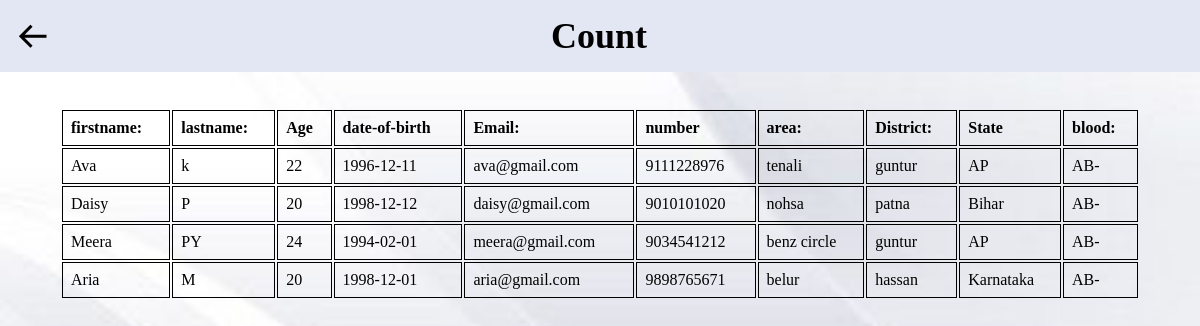
The app's page /patient_AB-.php with its own data.
### tables this page shows
CREATE TABLE patient_register
(
    id INT PRIMARY KEY AUTO_INCREMENT,
    firstname VARCHAR(50) NOT NULL,
    lastname VARCHAR(50) NOT NULL,
    age INT,
    dob DATE,
    email VARCHAR(50),
    num VARCHAR(20),
    area VARCHAR(20),
    district VARCHAR(20),
    state VARCHAR(20),
    blood ENUM('A+','A-','B+','B-','AB+','AB-','O+','O-') 
);

### patient_AB-.php (the view, shortened to what this page needs)
<?php
 $con = mysqli_connect("localhost","root","","register1");
        $query="select * from patient_register where blood='AB-'";
?>
<!DOCTYPE html>
<html lang="en">
<head>
    <link href='https://unpkg.com/boxicons@2.1.4/css/boxicons.min.css' rel='stylesheet'>
</head>
<body>
<div class="row1">
    <div class="register">
    <i class='bx bx-arrow-back' onclick="window.location.href='patient_count.php'"></i>
        <h2>Count</h2>
    </div>
<br><br>
<div class="row">
    <div class="col-md-8">
        <form action="">
            <table>
            <tr>
                <th>firstname:</th>
                <th>lastname:</th>
                <th>Age</th>
                <th>date-of-birth</th>
                <th>Email:</th>
                <th>number</th>
                <th>area:</th>
                <th>District:</th>
                <th>State</th>
                <th>blood:</th>
            </tr>
            <?php
               $query_run=mysqli_query( $con, $query );
               while($row= mysqli_fetch_assoc($query_run)){
                $firstname=$row["firstname"];
                $lastname=$row["lastname"];
                $age=$row["age"];
                $dob=$row["dob"];
                $email=$row["email"];
                $num=$row["num"];
                $area=$row["area"];
                $district = $row['district'];
                $state= $row['state'];
                $blood=$row["blood"];
            ?>
                    <tr>
                        <td><?php echo $firstname;?></td>
                        <td><?php echo $lastname;?></td>
                        <td><?php echo $age;?></td>
                        <td><?php echo $dob;?></td>
                        <td><?php echo $email;?></td>
                        <td><?php echo $num;?></td>
                        <td><?php echo $area;?></td>
                        <td><?php echo $district;?></td>
                        <td><?php echo $state;?></td>
                        <td><?php echo $blood;?></td>
                    </tr>
            <?php
            }
            ?>
        </table>
        </form>
    </div>
   </div>
</body>
</html>

### patient_AB-.php (style rules this page uses)
* { margin: 0; padding: 0; text-decoration: none; list-style: none; }
body { background-image: url("img/back1.jpg"); background-size: cover; background-repeat: no-repeat; }
.row1 .register { display: flex; align-items: center; background-color: #E3E6F3; padding: 15px; }
.row1 .register h2 { font-size: 36px; margin: 0; }
.row1 .register i.bx { margin-right: 500px; cursor: pointer; font-size: 36px; right: 10px; left: 10px; }
.row .col-md-8 table { width: 90%; margin: auto; }
.row .col-md-8 th, td { border: 1px solid; text-align: left; padding: 8px; }

### records on screen
patient_register: firstname "Ava", lastname "k", age "22", dob "1996-12-11", email "ava@gmail.com", num "9111228976", area "tenali", district "guntur", state "AP", blood "AB-"
patient_register: firstname "Daisy", lastname "P", age "20", dob "1998-12-12", email "daisy@gmail.com", num "9010101020", area "nohsa", district "patna", state "Bihar", blood "AB-"
patient_register: firstname "Meera", lastname "PY", age "24", dob "1994-02-01", email "meera@gmail.com", num "9034541212", area "benz circle", district "guntur", state "AP", blood "AB-"
patient_register: firstname "Aria", lastname "M", age "20", dob "1998-12-01", email "aria@gmail.com", num "9898765671", area "belur", district "hassan", state "Karnataka", blood "AB-"
